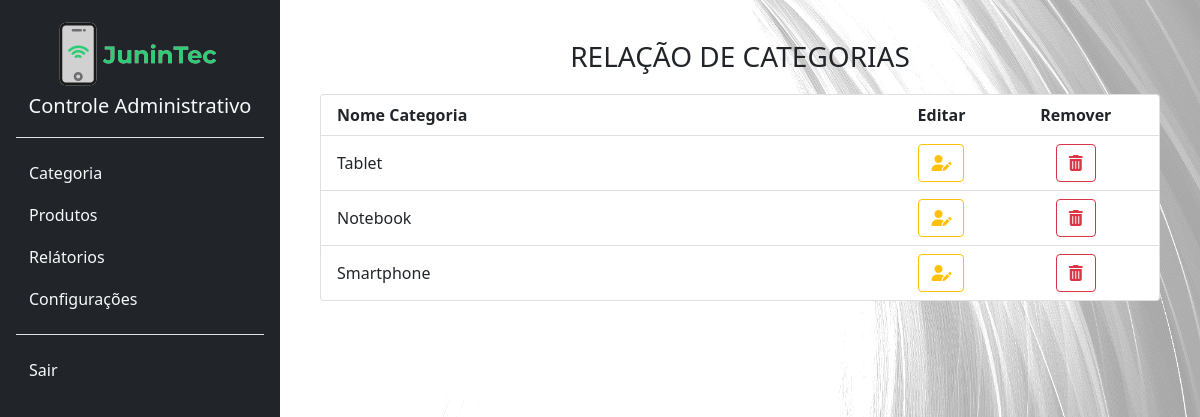
/admin/listar-categoria.php, run on the app's committed database.
### tables this page shows
CREATE TABLE `tb_categoria` (
  `id` int(11) NOT NULL,
  `nome_categoria` varchar(30) NOT NULL
);

### Classes/Conexao.php (called while the page is built, shortened)
<?php
class Conexao
{
    private static $conexao;
    private $host = 'localhost';
    private $dbname = 'junintec';
    private $user = 'root';
    private $pass = '';
    public function conectar()
    {
        try {
            self::$conexao = new PDO("mysql:host=$this->host;dbname=$this->dbname", "$this->user", "$this->pass");
            return self::$conexao;
        } catch (PDOException $e) {
            echo '<p>' . $e->getMessage() . '</p>';
        }
    }
}
?>

### Classes/Categoria.php (called while the page is built, shortened)
<?php
class Categoria extends Conexao
{
    public function __construct()
    {
        $this->conecta = new Conexao;
        $this->conexao = $this->conecta->conectar();
    }
    public function recuperar()
    {
        $sql = $this->conexao->prepare("SELECT * FROM tb_categoria ORDER BY id DESC");
        $sql->execute();
        return $sql->fetchAll(PDO::FETCH_ASSOC);
    }
}

### admin/validador-adm.php (called while the page is built, shortened)
<?php
require_once "../Classes/Conexao.php";
require_once "../Classes/Categoria.php";
$acao = isset($_GET['acao']) ? $_GET['acao'] : $acao;
if ($acao == 'cadastrar-categoria') {
    $data = $_POST;
    $categoria = new Categoria();
    $categoria->cadastrar($data);
} if ($acao == 'recuperar-categoria') {
    $categoria = new Categoria();
    $categoriaRecuperados = $categoria->recuperar();
}  if ($acao == 'recuperar-categoria-edicao') {
    $idCategoria = $_GET['id'];
    $categoria = new Categoria();
    $categoriasRecuperados = $categoria->recuperarCategoria($idCategoria);
    $categoriasRecuperados = $categoriasRecuperados[0];
}  else if ($acao == 'editar-categoria') {
    $data = $_POST;
    $categoria = new Categoria();
    $categoria->atualizar($data);
} else if ($acao == 'excluir-categoria') {
    $idCategoria = $_GET['id'];
    $categoria = new Categoria();
    $categoria->excluir($idCategoria);
}if ($acao == 'cadastrar-produto') {
    $data = $_POST;
    $produto = new Produto();
    $produto->cadastrar($data);
} if ($acao == 'recuperar-produto') {
    $produto = new Produto();
    $produtoRecuperados = $produto->recuperar();
}  if ($acao == 'recuperar-produto-edicao') {
    $idProduto = $_GET['id'];
    $produto = new Produto();
    $produtosRec = $produto->recuperarProduto($idProduto);
    $produtosRecuperados = $produtosRec[0];
}  else if ($acao == 'editar-produto') {
    $data = $_POST;
    $produto = new Produto();
    $produto->atualizar($data);
} else if ($acao == 'excluir-produto') {
    $idProduto = $_GET['id'];
    $produto = new Produto();
    $produto->excluir($idProduto);
}

### admin/listar-categoria.php (the view, shortened to what this page needs)
<?php
require_once('head.php');
require_once('topo.php');
require_once('validador-adm.php');
?>
<section class="p-4 h-100 w-100">
    <div class="bloco-listagem p-2 h-100 w-100 rounded">
        <div class="py-1">
            <h3 class="text-center text-uppercase text-dark mt-1">
                Relação de Categorias
            </h3>
        </div>
        <div class="p-2">
            <ul class="list-group w-100 h-100">
                <li class="list-group-item li-titulo w-100 d-flex align-content-center text-center">
                    <div id="name" name="name" class=" fw-bold col-lg-8 text-start d-flex flex-column justify-content-center">Nome Categoria</div>
                    <div id="" name="" class=" fw-bold col-lg-2 ">
                        Editar
                    </div>
                    <div id="" name="" class=" fw-bold col-lg-2 ">
                        Remover
                    </div>
                </li>
                <?php
                foreach ($categoriaRecuperados as $key => $categoria) {
                ?>
                    <li class="list-group-item w-100 d-flex align-content-center text-center">
                        <div id="name" class="col-lg-8 text-start d-flex flex-column justify-content-center"><?= $categoria['nome_categoria'] ?></div>
                        <div class="col-lg-2 ">
                            <a href="editar-categoria.php?id=<?= $categoria['id'] ?>" class="btn btn-outline-warning">
                                <i class="fas fa-user-edit"></i>
                            </a>
                        </div>
                        <div class="col-lg-2 ">
                            <button type="button" class="btn btn-outline-danger" data-bs-toggle="modal" data-bs-target="#modelexcluir<?= $categoria['id'] ?>">
                                <i class="fas fa-trash-alt"></i>
                            </button>
                        </div>
                    </li>
                <?php
                }
                ?>
            </ul>
        </div>
    </div>
</section>

### admin/css/style.css (style rules this page uses)
:root { --color-primary: #1a1f1e; --color-secundary: #65727a; --color-terciary: #bec3bc; --color-quaternary: #d7dacf; --color-quiternary: #e6e8e3; }
body { min-height: 100vh; color: var(--color-quiternary); height: 100vh; background-image: url('../../img/background-area-adm2.png'); background-size: cover; background-repeat: no-repeat; }

### data on the page
tb_categoria: nome_categoria "Tablet"
tb_categoria: nome_categoria "Notebook"
tb_categoria: nome_categoria "Smartphone"
